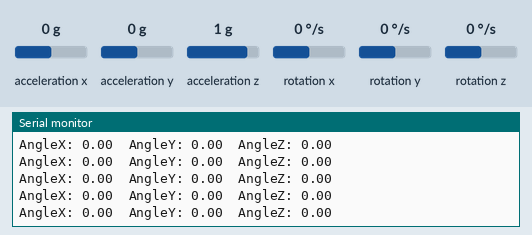
The sketch below on a simulated ESP32. Shown: the last lines printed to the serial monitor. Inputs (shaded band) come from the test bench; at power-on: acceleration x 0 g, acceleration y 0 g, acceleration z 1 g, rotation z 0 °/s, rotation x 0 °/s, rotation y 0 °/s.

Above: at 6.2 s.
6.3 s: acceleration x set to -1.4 g
At 6.33 s:
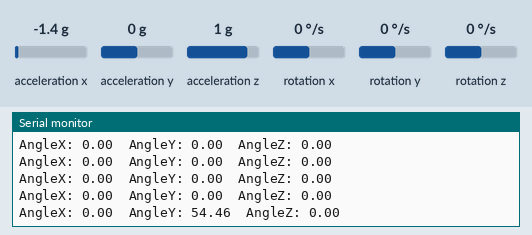
7.8 s: acceleration y set to -1.4 g
At 7.86 s:
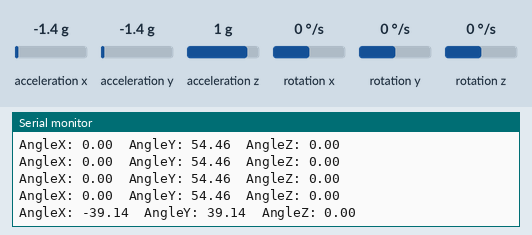
9.3 s: acceleration z set to -1.4 g
At 9.4 s:
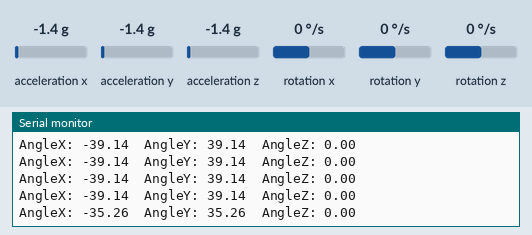
10.8 s: rotation z set to -192 °/s
At 10.82 s:
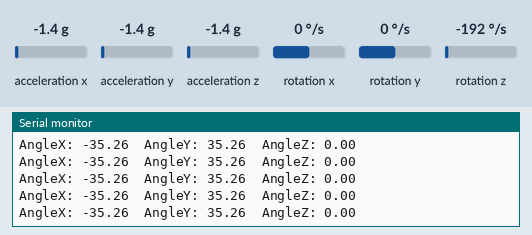
Timing chart, 0 to 13.3 s (numbered marks = the images above; inputs shaded):
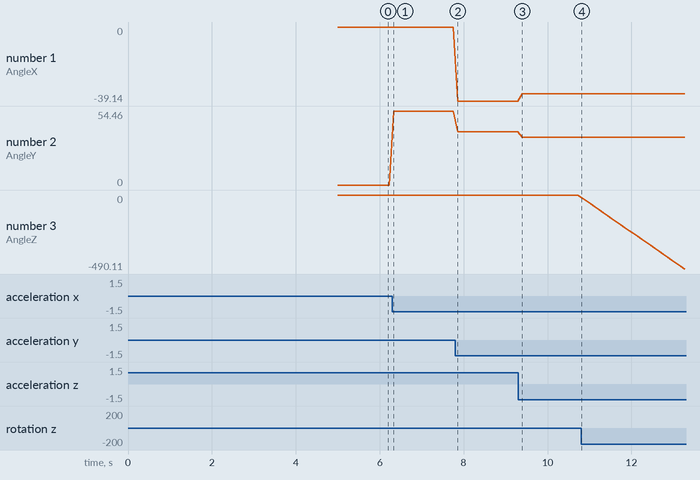

The sketch:

mpu6050.ino
```cpp
#include <Wire.h>
#include <MPU6050_tockn.h>

MPU6050 mpu6050(Wire);

void setup() {
  Serial.begin(115200);
  delay(2000);

  Wire.begin(21, 22);

  mpu6050.begin();
  mpu6050.calcGyroOffsets(true);

  Serial.println("MPU6050 Ready");
}

void loop() {
  mpu6050.update();

  Serial.print("AngleX: ");
  Serial.print(mpu6050.getAngleX());

  Serial.print("  AngleY: ");
  Serial.print(mpu6050.getAngleY());

  Serial.print("  AngleZ: ");
  Serial.println(mpu6050.getAngleZ());

  delay(100);
}
```

Measured:
- after the input at 6.3 s, the serial monitor: prints a new line at once (image 1)
- after the input at 7.8 s, the serial monitor: prints a new line after 0.06 s (image 2)
- after the input at 9.3 s, the serial monitor: prints a new line after 0.09 s (image 3)
- plotted number 1: 0 → -39.14 after the input at 7.8 s, -39.14 → -35.26 after the input at 9.3 s
- plotted number 2: 0 → 54.46 after the input at 6.3 s, 54.46 → 39.14 after the input at 7.8 s, 39.14 → 35.26 after the input at 9.3 s
- plotted number 3: 0 → -490.11 after the input at 10.8 s
